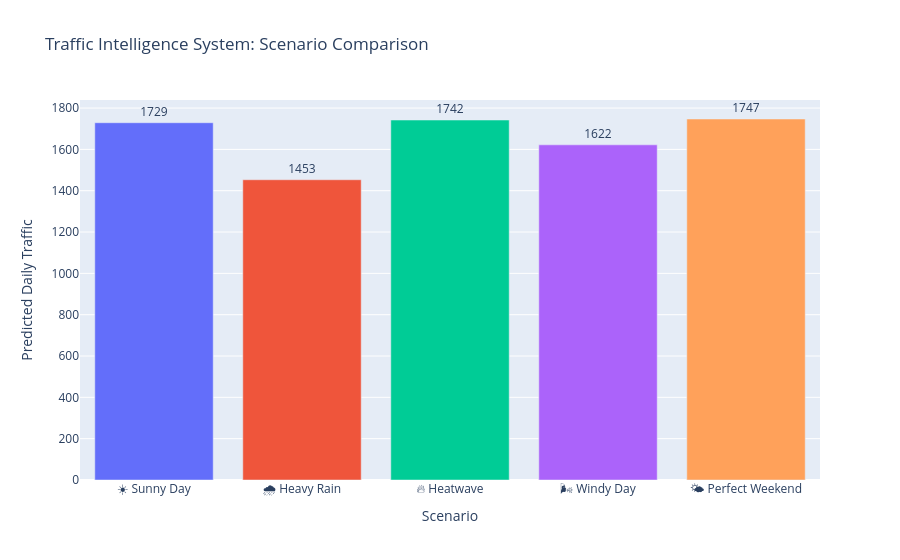

This figure's notebook cell:
### Code cell
fig = px.bar(

    scenario_results,

    x="Scenario",

    y="Predicted Traffic",

    color="Scenario",

    text="Predicted Traffic",

    title="Traffic Intelligence System: Scenario Comparison"

)

fig.update_traces(textposition="outside")

fig.update_layout(
    xaxis_title="Scenario",
    yaxis_title="Predicted Daily Traffic",
    showlegend=False
)

fig.show()

### Figure 1 — Plotly figure (JSON) as saved in the notebook; plotly's stock layout.template omitted (floating-point values rounded to 4 significant figures)
{"data": [{"hovertemplate": "Scenario=%{x}<br>Predicted Traffic=%{text}<extra></extra>", "legendgroup": "☀️ Sunny Day", "marker": {"color": "#636efa", "pattern": {"shape": ""}}, "name": "☀️ Sunny Day", "orientation": "v", "showlegend": true, "text": [1729.0], "textposition": "outside", "type": "bar", "x": ["☀️ Sunny Day"], "xaxis": "x", "y": [1729], "yaxis": "y"}, {"hovertemplate": "Scenario=%{x}<br>Predicted Traffic=%{text}<extra></extra>", "legendgroup": "🌧️ Heavy Rain", "marker": {"color": "#EF553B", "pattern": {"shape": ""}}, "name": "🌧️ Heavy Rain", "orientation": "v", "showlegend": true, "text": [1453.0], "textposition": "outside", "type": "bar", "x": ["🌧️ Heavy Rain"], "xaxis": "x", "y": [1453], "yaxis": "y"}, {"hovertemplate": "Scenario=%{x}<br>Predicted Traffic=%{text}<extra></extra>", "legendgroup": "🔥 Heatwave", "marker": {"color": "#00cc96", "pattern": {"shape": ""}}, "name": "🔥 Heatwave", "orientation": "v", "showlegend": true, "text": [1742.0], "textposition": "outside", "type": "bar", "x": ["🔥 Heatwave"], "xaxis": "x", "y": [1742], "yaxis": "y"}, {"hovertemplate": "Scenario=%{x}<br>Predicted Traffic=%{text}<extra></extra>", "legendgroup": "🌬️ Windy Day", "marker": {"color": "#ab63fa", "pattern": {"shape": ""}}, "name": "🌬️ Windy Day", "orientation": "v", "showlegend": true, "text": [1622.0], "textposition": "outside", "type": "bar", "x": ["🌬️ Windy Day"], "xaxis": "x", "y": [1622], "yaxis": "y"}, {"hovertemplate": "Scenario=%{x}<br>Predicted Traffic=%{text}<extra></extra>", "legendgroup": "🌤️ Perfect Weekend", "marker": {"color": "#FFA15A", "pattern": {"shape": ""}}, "name": "🌤️ Perfect Weekend", "orientation": "v", "showlegend": true, "text": [1747.0], "textposition": "outside", "type": "bar", "x": ["🌤️ Perfect Weekend"], "xaxis": "x", "y": [1747], "yaxis": "y"}], "layout": {"barmode": "relative", "legend": {"title": {"text": "Scenario"}, "tracegroupgap": 0}, "showlegend": false, "title": {"text": "Traffic Intelligence System: Scenario Comparison"}, "xaxis": {"anchor": "y", "categoryarray": ["☀️ Sunny Day", "🌧️ Heavy Rain", "🔥 Heatwave", "🌬️ Windy Day", "🌤️ Perfect Weekend"], "categoryorder": "array", "domain": [0, 1], "title": {"text": "Scenario"}}, "yaxis": {"anchor": "x", "domain": [0, 1], "title": {"text": "Predicted Daily Traffic"}}}}
